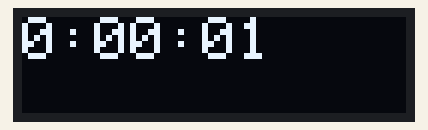
Simulated run of this sketch. Board: ESP8266 (NodeMCU). Shown: 128×32 one-colour display. The display library's start-up logo is not drawn; what the sketch prints to the serial monitor is not drawn.

Above: at 0.1 s.
At 4.2 s:
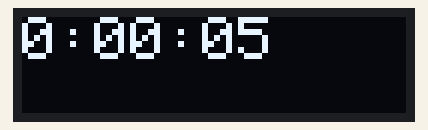
At 9.2 s:
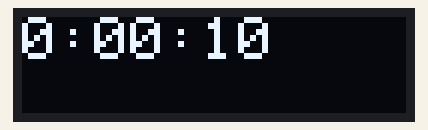
At 19.3 s:
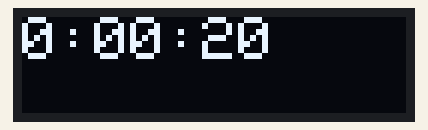
At 28.4 s:
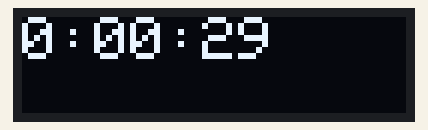
At 38.6 s:
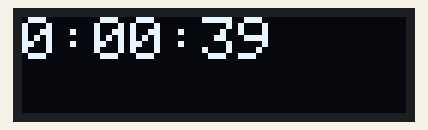

The sketch:

sketch_oct29a.ino
```cpp
/*Данный проект - "секундомер", позволяющий засекать время с точностью до секунд
Этапы осуществления проекта :
1. Продумка идеи
2. Получение необходимых компонентов : плата esp8266, диспей oled 1306 128*32, соединительные провода, макетная плата
3. Сборка модели (пины gnd-gnd,3u3-vcc,sda-d2,scl-d3)
4. Создание 3D модели обводки экрана, нарезка модели в pursa
5. Распечатка обводки экрана для дисплея на принтере
6. Написание кода на основе примеров из библиотек*/

#include <SPI.h>
#include <Wire.h>
#include <Adafruit_GFX.h>
#include <Adafruit_SSD1306.h>//подключение библиотек

#define SCREEN_WIDTH 128 // OLED display width, in pixels
#define SCREEN_HEIGHT 32 // OLED display height, in pixels

// Declaration for an SSD1306 display connected to I2C (SDA, SCL pins)
#define OLED_RESET     5 // Reset pin # (or -1 if sharing Arduino reset pin)
Adafruit_SSD1306 display(SCREEN_WIDTH, SCREEN_HEIGHT, &Wire, OLED_RESET);

void setup() {
  Serial.begin(9600);
  Wire.begin(4,0);  ///пины gnd-gnd,3u3-vcc,sda-d2,scl-d3
  // SSD1306_SWITCHCAPVCC = generate display voltage from 3.3V internally
  if(!display.begin(SSD1306_SWITCHCAPVCC, 0x3C)) { // Address 0x3C for 128x32
    Serial.println(F("SSD1306 allocation failed"));
    for(;;); // Don't proceed, loop forever
  }
Serial.println("SSD1306 started");

  display.display();

  // Show the display buffer on the screen. You MUST call display() after
  // drawing commands to make them visible on screen!
  display.display();

  display.clearDisplay();
mini();//Инициализация метода

}


void loop() {}

void mini(){//наш метод
 int sek=0;
int minu=0;
int h=0;//инициализация переменных
  while(true){
  sek++;
  if(sek==60){
    minu=minu+1;
    sek=0;}
  if(minu==60){
    h=h+1;
    minu=0;}
   display.clearDisplay();
  String s;
  if(sek<10&&minu<10){
    s=h;
    s=s+":0";
    s=s+minu;
    s=s+":0";
    s=s+sek;
    }else{
     if(sek<10){
      s=h;
      s=s+":";
      s=s+minu;
      s=s+":0";
      s=s+sek;
      }else{
        if(minu<10){
          s=h;
          s=s+":0";
          s=s+minu;
          s=s+":";
          s=s+sek;
          }else{
          s=h;
          s=s+":";
          s=s+minu;
          s=s+":";
          s=s+sek;  }//Описание для изменения времени
      }}
  display.setTextSize(2);      // Normal 1:1 pixel scale
  display.setTextColor(SSD1306_WHITE); // Draw white text
  display.setCursor(0, 0);             // Start at top-left corner
  display.println(s);  //вывод времени
  display.display();    //вывод изображения на дисплей
  delay(999);//промежуток 1 сек
}}
```

Measured:
- what the display in image 0 shows lasts 1.0 s, from 0.1 s to 1.1 s
